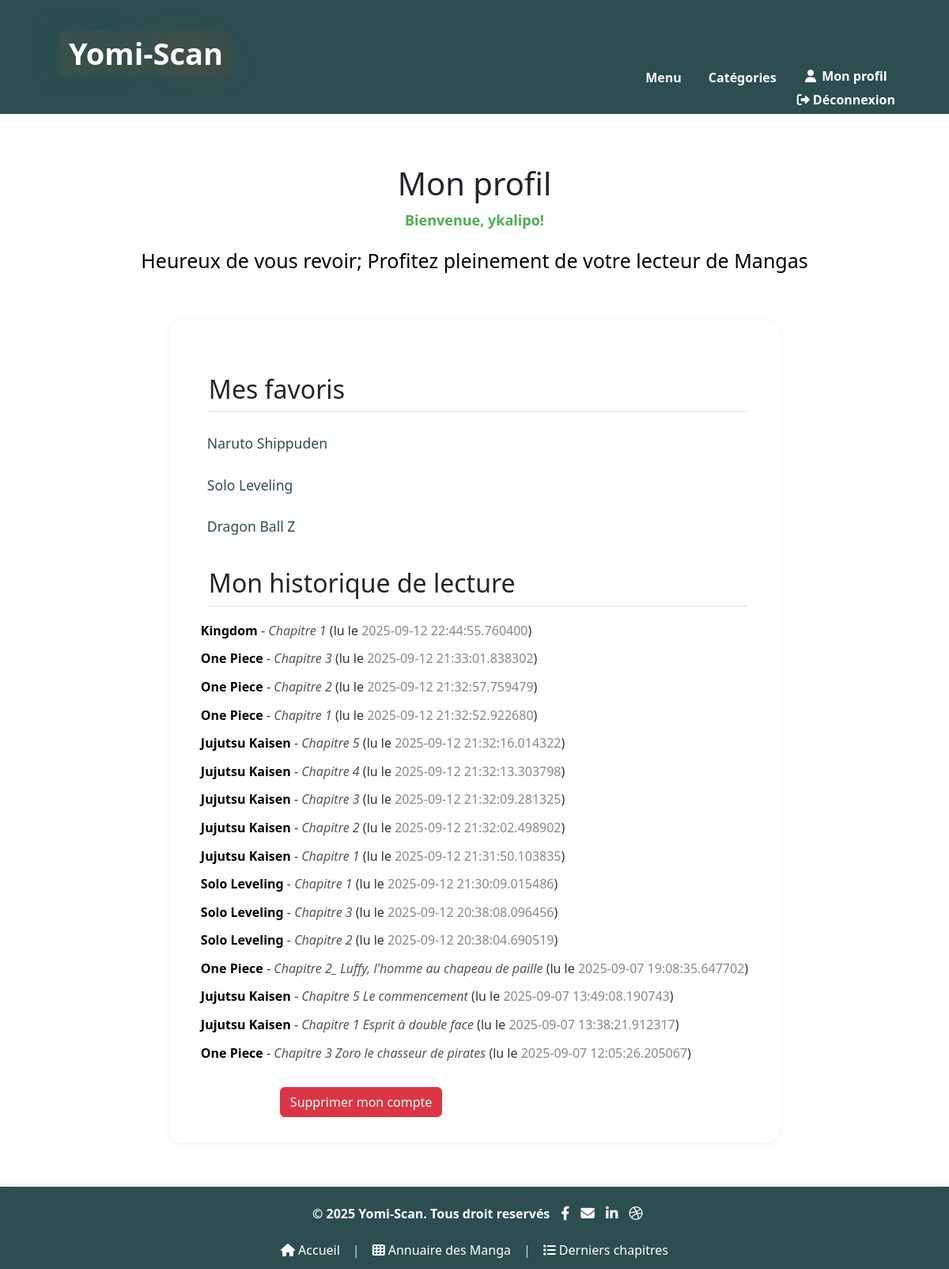
The app's page /profile (signed in), older data.
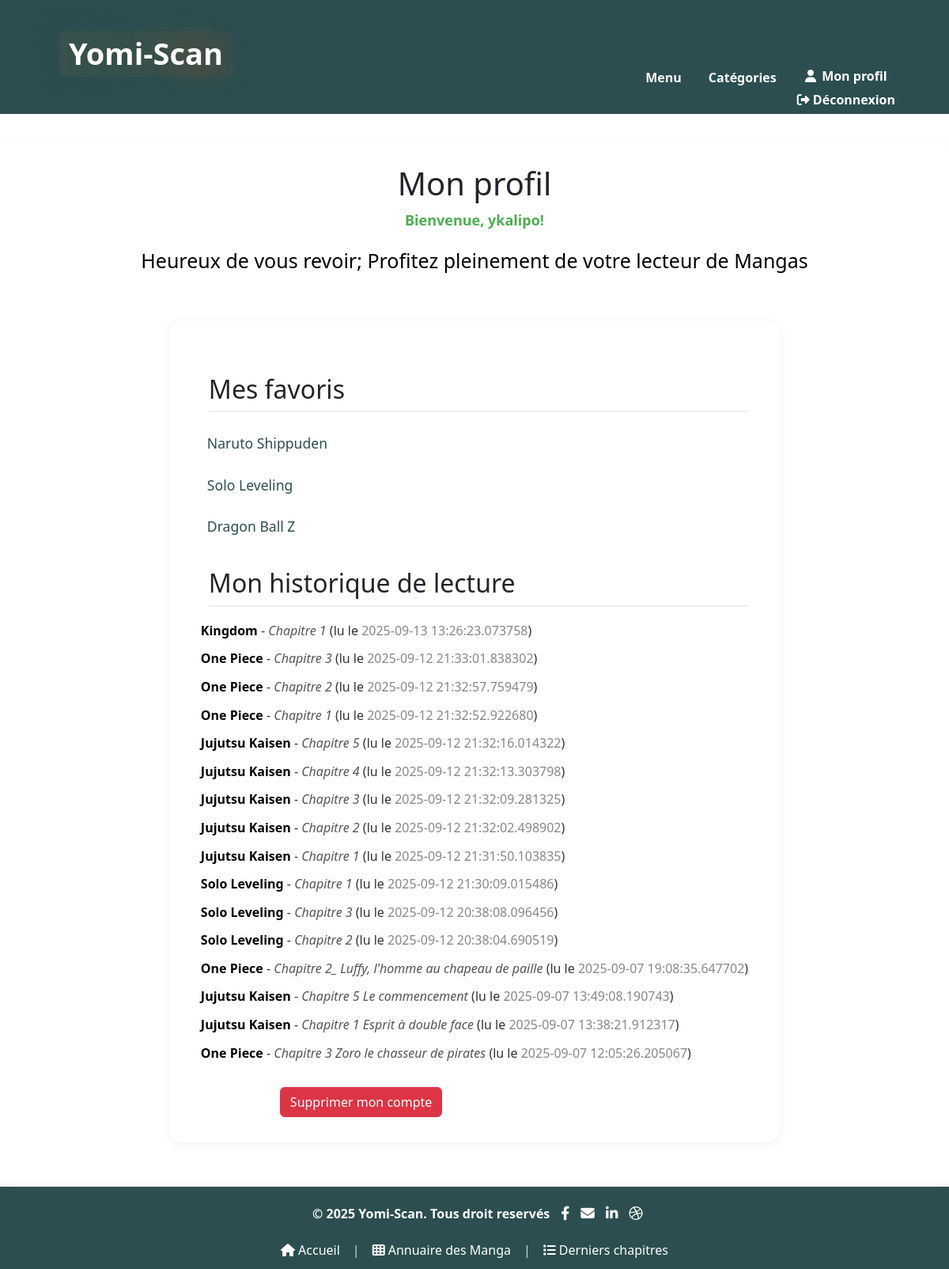
The same page, newer data.
### models.py (models this page shows)
class ReadingHistory(db.Model):
    __tablename__ = 'reading_history'
    user_id = db.Column(db.Integer, db.ForeignKey('user.id'), primary_key=True)
    manga_id = db.Column(db.Integer, db.ForeignKey('manga.id'), primary_key=True)
    chapter_name = db.Column(db.String(120), primary_key=True)
    last_read_at = db.Column(db.DateTime, default=datetime.utcnow)
    user = db.relationship('User', backref='reading_history')
    manga = db.relationship('Manga', backref='reading_histories')

class Manga(db.Model):
    id = db.Column(db.Integer, primary_key=True)
    name = db.Column(db.String(120), unique=True, nullable=False)
    author = db.Column(db.String(120))
    year = db.Column(db.String(4))
    category = db.Column(db.String(64))
    syllabus = db.Column(db.Text)
    cover_filename = db.Column(db.String(256))
    date_added = db.Column(db.Integer, default=lambda: int(time.time()))
    is_hot = db.Column(db.Boolean, default=False)
    is_new = db.Column(db.Boolean, default=False)
    is_top = db.Column(db.Boolean, default=False)
    views = db.Column(db.Integer, default=0)
    status = db.Column(db.String(20), default="En cours")
    chapters = db.relationship('Chapter', backref='manga', lazy=True)
    ratings = db.relationship('Rating', backref='manga', lazy=True)
    comments = db.relationship('Comment', backref='manga', lazy=True)
    favorites = db.relationship('Favorite', backref='manga', lazy=True)
    histories = db.relationship('ReadingHistory', lazy=True)

### app.py (the view)
@app.route('/profile')
@login_required
def profile():
    favorites = Favorite.query.filter_by(user_id=current_user.id).all()
    history = ReadingHistory.query.filter_by(user_id=current_user.id)\
        .order_by(ReadingHistory.last_read_at.desc()).all()
    return render_template('profile.html', favorites=favorites, history=history)

### app.py (called while the page is built, shortened)
@login_manager.user_loader
def load_user(user_id):
    return User.query.get(int(user_id))

@app.context_processor
def utility_processor():
    return dict(get_cover_url=get_cover_url)

@app.template_filter('datetimeformat')
def datetimeformat(value):
    if isinstance(value, (int, float)):
        return datetime.fromtimestamp(value).strftime('%d/%m/%Y')
    return value

@app.context_processor
def inject_categories():
    source = get_source()
    if source == "db":
        categories = sorted({m.category or "Autre" for m in Manga.query.all()})
    return dict(categories=categories)

def get_source():
    source = request.args.get("source")
    if source == "db":
        return "db"
    elif source == "fs":
        return "fs"
    return "db" if USE_DATABASE else "fs"

### templates/profile.html (shortened to what this page needs)
{% extends "base.html" %}
{% block content %}
<h1>Mon profil</h1>
{% if current_user and current_user.is_authenticated %}
    <p style="font-size: 18px; color: #4CAF50; font-weight: bold; text-align: center;">
        Bienvenue, {{ current_user.username }}!
    </p>
    <p style="font-size: 25px; color: #000; text-align: center;">
        Heureux de vous revoir; Profitez pleinement de votre lecteur de Mangas
    </p>
{% endif %}
<div class="profile-container">
    <h2>Mes favoris</h2>
    <ul class="profile-list">
        {% for fav in favorites %}
            <li>
                <a href="{{ url_for('manga', manga_name=fav.manga.name) }}">{{ fav.manga.name }}</a>
            </li>
        {% else %}
            <li class="aucun">Aucun favori.</li>
        {% endfor %}
    </ul>
    <h2>Mon historique de lecture</h2>
    {% for entry in history %}
      <p style="font-size: 16px; color: #333; margin-bottom: 10px;">
        <a href="{{ url_for('manga', manga_name=entry.manga.name) }}" style="font-weight: bold; text-decoration: none; color: #000;">
          {{ entry.manga.name }}
        </a> -
        <a href="{{ url_for('reader', manga_name=entry.manga.name, chapter_name=entry.chapter_name) }}" style="font-style: italic; text-decoration: none; color: #555;">
          {{ entry.chapter_name }}
        </a>
        (lu le <span style="color: #888;">{{ entry.last_read_at|datetimeformat }}</span>)
      </p>
    {% endfor %}
    <a href="{{ url_for('delete_account') }}" class="btn btn-danger" style="margin-top:20px; margin-left: 100px;">Supprimer mon compte</a>
</div>
{% endblock %}

Row changes from the older to the newer data that the page shows:
changed ReadingHistory "Kingdom": last_read_at "2025-09-12 22:44:55.760400" → "2025-09-13 13:26:23.073758"
